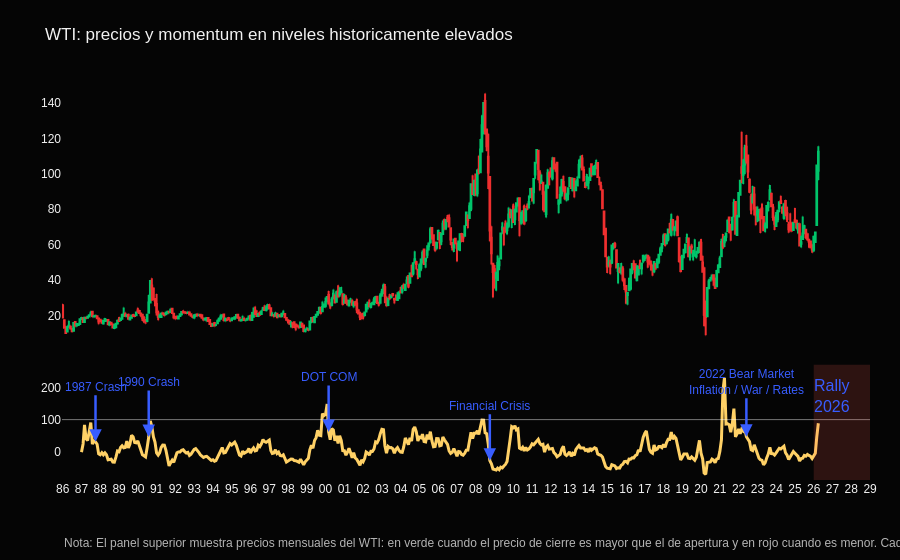

Here is the notebook cell this chart was saved with:
### Code cell
fig = make_subplots(
    rows=2,
    cols=1,
    shared_xaxes=True,
    vertical_spacing=0.04,
    row_heights=[0.7, 0.3],
)

fig.add_trace(
    go.Candlestick(
        x=monthly["date"],
        open=monthly["open"],
        high=monthly["high"],
        low=monthly["low"],
        close=monthly["close"],
        increasing_line_color="#00c46a",
        increasing_fillcolor="#00c46a",
        decreasing_line_color="#ef2f2f",
        decreasing_fillcolor="#ef2f2f",
        whiskerwidth=0.4,
        name="WTI",
        showlegend=False,
    ),
    row=1,
    col=1,
)

fig.add_trace(
    go.Scatter(
        x=monthly["date"],
        y=monthly["roc12"],
        mode="lines",
        line=dict(color="#ffd166", width=3),
        name="ROC(12)",
        hovertemplate="%{x|%b %Y}<br>ROC(12): %{y:.2f}%<extra></extra>",
        showlegend=False,
    ),
    row=2,
    col=1,
)

fig.add_hline(y=100, line_color="rgba(255,255,255,0.45)", line_width=1, row=2, col=1)
fig.add_vrect(
    x0="2026-01-01",
    x1="2028-12-31",
    fillcolor="rgba(255,96,80,0.16)",
    line_width=0,
    row=2,
    col=1,
)

fig.add_annotation(
    x=pd.Timestamp("2027-01-01"),
    y=175,
    text="Rally<br>2026",
    showarrow=False,
    font=dict(color="#385dff", size=16, family="Arial"),
    row=2,
    col=1,
)

for _, event in events_df.dropna(subset=["roc12"]).iterrows():
    fig.add_annotation(
        x=event["date"],
        y=float(event["roc12"]),
        text=event["label"],
        showarrow=True,
        arrowhead=2,
        arrowsize=1,
        arrowwidth=2.5,
        arrowcolor="#385dff",
        ax=0,
        ay=-55,
        font=dict(color="#385dff", size=12),
        align="center",
        row=2,
        col=1,
    )

fig.update_layout(
    template="plotly_dark",
    title="WTI: precios y momentum en niveles historicamente elevados",
    paper_bgcolor="#050505",
    plot_bgcolor="#050505",
    font=dict(family="Arial", color="#f2f2f2"),
    margin=dict(l=62, r=30, t=80, b=80),
    xaxis_rangeslider_visible=False,
    hovermode="x unified",
    annotations=list(fig.layout.annotations) + [
        dict(
            x=0,
            y=-0.18,
            xref="paper",
            yref="paper",
            showarrow=False,
            align="left",
            font=dict(size=12, color="rgba(220,220,220,0.82)"),
            text=(
                "Nota: El panel superior muestra precios mensuales del WTI: en verde cuando el precio de cierre "
                "es mayor que el de apertura y en rojo cuando es menor. Cada barra mensual usa como precio de "
                "apertura el primer precio observado del mes y como precio de cierre el ultimo. Para el mes en curso, "
                "el grafico usa un snapshot provisional desde Yahoo Finance para capturar el movimiento actual. "
                "El panel inferior muestra ROC = (p_t - p_t-12) / p_t-12 * 100, donde p es el precio de cierre del dia."
            ),
        ),
        dict(
            x=0,
            y=-0.28,
            xref="paper",
            yref="paper",
            showarrow=False,
            align="left",
            font=dict(size=12, color="rgba(220,220,220,0.82)"),
            text="Fuente: FRED DCOILWTICO; Ted @TedPillows, @marketmike.",
        ),
    ],
)

fig.update_xaxes(
    showgrid=False,
    tickformat="%y",
    dtick="M12",
)
fig.update_yaxes(showgrid=False, zeroline=False, row=1, col=1)
fig.update_yaxes(showgrid=False, zeroline=False, row=2, col=1)

fig.show()

### Figure 1 — Plotly figure (JSON) as saved in the notebook; plotly's stock layout.template omitted (floating-point values rounded to 4 significant figures; data arrays with more than 128 entries replaced by an {"elided": "..."} marker saying what was removed)
{"data": [{"close": {"elided": "484 float values"}, "decreasing": {"fillcolor": "#ef2f2f", "line": {"color": "#ef2f2f"}}, "high": {"elided": "484 float values"}, "increasing": {"fillcolor": "#00c46a", "line": {"color": "#00c46a"}}, "low": {"elided": "484 float values"}, "name": "WTI", "open": {"elided": "484 float values"}, "showlegend": false, "type": "candlestick", "whiskerwidth": 0.4, "x": {"elided": "484 str values"}, "xaxis": "x", "yaxis": "y"}, {"hovertemplate": "%{x|%b %Y}<br>ROC(12): %{y:.2f}%<extra></extra>", "line": {"color": "#ffd166", "width": 3}, "mode": "lines", "name": "ROC(12)", "showlegend": false, "type": "scatter", "x": {"elided": "484 str values"}, "xaxis": "x2", "y": {"elided": "484 float values"}, "yaxis": "y2"}], "layout": {"annotations": [{"font": {"color": "#385dff", "family": "Arial", "size": 16}, "showarrow": false, "text": "Rally<br>2026", "x": "2027-01-01T00:00:00", "xref": "x2", "y": 175, "yref": "y2"}, {"align": "center", "arrowcolor": "#385dff", "arrowhead": 2, "arrowsize": 1, "arrowwidth": 2.5, "ax": 0, "ay": -55, "font": {"color": "#385dff", "size": 12}, "showarrow": true, "text": "1987 Crash", "x": "1987-10-01T00:00:00", "xref": "x2", "y": 30.89, "yref": "y2"}, {"align": "center", "arrowcolor": "#385dff", "arrowhead": 2, "arrowsize": 1, "arrowwidth": 2.5, "ax": 0, "ay": -55, "font": {"color": "#385dff", "size": 12}, "showarrow": true, "text": "1990 Crash", "x": "1990-08-01T00:00:00", "xref": "x2", "y": 45.78, "yref": "y2"}, {"align": "center", "arrowcolor": "#385dff", "arrowhead": 2, "arrowsize": 1, "arrowwidth": 2.5, "ax": 0, "ay": -55, "font": {"color": "#385dff", "size": 12}, "showarrow": true, "text": "DOT COM", "x": "2000-03-01T00:00:00", "xref": "x2", "y": 61.22, "yref": "y2"}, {"align": "center", "arrowcolor": "#385dff", "arrowhead": 2, "arrowsize": 1, "arrowwidth": 2.5, "ax": 0, "ay": -55, "font": {"color": "#385dff", "size": 12}, "showarrow": true, "text": "Financial Crisis", "x": "2008-10-01T00:00:00", "xref": "x2", "y": -27.68, "yref": "y2"}, {"align": "center", "arrowcolor": "#385dff", "arrowhead": 2, "arrowsize": 1, "arrowwidth": 2.5, "ax": 0, "ay": -55, "font": {"color": "#385dff", "size": 12}, "showarrow": true, "text": "2022 Bear Market<br>Inflation / War / Rates", "x": "2022-06-01T00:00:00", "xref": "x2", "y": 46.57, "yref": "y2"}, {"align": "left", "font": {"color": "rgba(220,220,220,0.82)", "size": 12}, "showarrow": false, "text": "Nota: El panel superior muestra precios mensuales del WTI: en verde cuando el precio de cierre es mayor que el de apertura y en rojo cuando es menor. Cada barra mensual usa como precio de apertura el primer precio observado del mes y como precio de cierre el ultimo. Para el mes en curso, el grafico usa un snapshot provisional desde Yahoo Finance para capturar el movimiento actual. El panel inferior muestra ROC = (p_t - p_t-12) / p_t-12 * 100, donde p es el precio de cierre del dia.", "x": 0, "xref": "paper", "y": -0.18, "yref": "paper"}, {"align": "left", "font": {"color": "rgba(220,220,220,0.82)", "size": 12}, "showarrow": false, "text": "Fuente: FRED DCOILWTICO; Ted @TedPillows, @marketmike.", "x": 0, "xref": "paper", "y": -0.28, "yref": "paper"}], "font": {"color": "#f2f2f2", "family": "Arial"}, "hovermode": "x unified", "margin": {"b": 80, "l": 62, "r": 30, "t": 80}, "paper_bgcolor": "#050505", "plot_bgcolor": "#050505", "shapes": [{"line": {"color": "rgba(255,255,255,0.45)", "width": 1}, "type": "line", "x0": 0, "x1": 1, "xref": "x2 domain", "y0": 100, "y1": 100, "yref": "y2"}, {"fillcolor": "rgba(255,96,80,0.16)", "line": {"width": 0}, "type": "rect", "x0": "2026-01-01", "x1": "2028-12-31", "xref": "x2", "y0": 0, "y1": 1, "yref": "y2 domain"}], "title": {"text": "WTI: precios y momentum en niveles historicamente elevados"}, "xaxis": {"anchor": "y", "domain": [0, 1], "dtick": "M12", "matches": "x2", "rangeslider": {"visible": false}, "showgrid": false, "showticklabels": false, "tickformat": "%y"}, "xaxis2": {"anchor": "y2", "domain": [0, 1], "dtick": "M12", "showgrid": false, "tickformat": "%y"}, "yaxis": {"anchor": "x", "domain": [0.328, 1.0], "showgrid": false, "zeroline": false}, "yaxis2": {"anchor": "x2", "domain": [0, 0.288], "showgrid": false, "zeroline": false}}}
